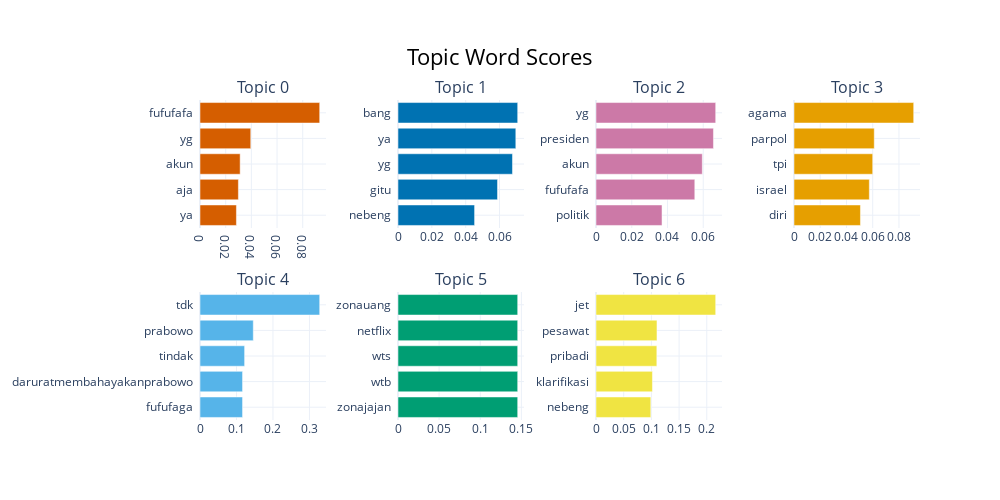

Notebook cell for this chart:
### Code cell
# Step 8: Visualisasi Distribusi Topik dalam Dokumen
topic_model.visualize_barchart()

### Figure 1 — Plotly figure (JSON) as saved in the notebook; plotly's stock layout.template omitted (floating-point values rounded to 4 significant figures)
{"data": [{"marker": {"color": "#D55E00"}, "orientation": "h", "type": "bar", "x": [0.02836, 0.0299, 0.03126, 0.03953, 0.0932], "xaxis": "x", "y": ["ya  ", "aja  ", "akun  ", "yg  ", "fufufafa  "], "yaxis": "y"}, {"marker": {"color": "#0072B2"}, "orientation": "h", "type": "bar", "x": [0.04526, 0.05881, 0.06765, 0.06963, 0.07074], "xaxis": "x2", "y": ["nebeng  ", "gitu  ", "yg  ", "ya  ", "bang  "], "yaxis": "y2"}, {"marker": {"color": "#CC79A7"}, "orientation": "h", "type": "bar", "x": [0.03694, 0.05528, 0.05947, 0.06571, 0.06697], "xaxis": "x3", "y": ["politik  ", "fufufafa  ", "akun  ", "presiden  ", "yg  "], "yaxis": "y3"}, {"marker": {"color": "#E69F00"}, "orientation": "h", "type": "bar", "x": [0.05065, 0.05741, 0.05999, 0.06118, 0.09124], "xaxis": "x4", "y": ["diri  ", "israel  ", "tpi  ", "parpol  ", "agama  "], "yaxis": "y4"}, {"marker": {"color": "#56B4E9"}, "orientation": "h", "type": "bar", "x": [0.1166, 0.1166, 0.1223, 0.1461, 0.3281], "xaxis": "x5", "y": ["fufufaga  ", "daruratmembahayakanprabowo  ", "tindak  ", "prabowo  ", "tdk  "], "yaxis": "y5"}, {"marker": {"color": "#009E73"}, "orientation": "h", "type": "bar", "x": [0.1455, 0.1455, 0.1455, 0.1455, 0.1455], "xaxis": "x6", "y": ["zonajajan  ", "wtb  ", "wts  ", "netflix  ", "zonauang  "], "yaxis": "y6"}, {"marker": {"color": "#F0E442"}, "orientation": "h", "type": "bar", "x": [0.09896, 0.1019, 0.1098, 0.1101, 0.2161], "xaxis": "x7", "y": ["nebeng  ", "klarifikasi  ", "pribadi  ", "pesawat  ", "jet  "], "yaxis": "y7"}], "layout": {"annotations": [{"font": {"size": 16}, "showarrow": false, "text": "Topic 0", "x": 0.0875, "xanchor": "center", "xref": "paper", "y": 1, "yanchor": "bottom", "yref": "paper"}, {"font": {"size": 16}, "showarrow": false, "text": "Topic 1", "x": 0.3625, "xanchor": "center", "xref": "paper", "y": 1, "yanchor": "bottom", "yref": "paper"}, {"font": {"size": 16}, "showarrow": false, "text": "Topic 2", "x": 0.6375, "xanchor": "center", "xref": "paper", "y": 1, "yanchor": "bottom", "yref": "paper"}, {"font": {"size": 16}, "showarrow": false, "text": "Topic 3", "x": 0.9125, "xanchor": "center", "xref": "paper", "y": 1, "yanchor": "bottom", "yref": "paper"}, {"font": {"size": 16}, "showarrow": false, "text": "Topic 4", "x": 0.0875, "xanchor": "center", "xref": "paper", "y": 0.4, "yanchor": "bottom", "yref": "paper"}, {"font": {"size": 16}, "showarrow": false, "text": "Topic 5", "x": 0.3625, "xanchor": "center", "xref": "paper", "y": 0.4, "yanchor": "bottom", "yref": "paper"}, {"font": {"size": 16}, "showarrow": false, "text": "Topic 6", "x": 0.6375, "xanchor": "center", "xref": "paper", "y": 0.4, "yanchor": "bottom", "yref": "paper"}], "height": 500, "hoverlabel": {"bgcolor": "white", "font": {"family": "Rockwell", "size": 16}}, "showlegend": false, "title": {"font": {"color": "Black", "size": 22}, "text": "Topic Word Scores", "x": 0.5, "xanchor": "center", "yanchor": "top"}, "width": 1000, "xaxis": {"anchor": "y", "domain": [0, 0.175], "showgrid": true}, "xaxis2": {"anchor": "y2", "domain": [0.275, 0.45], "showgrid": true}, "xaxis3": {"anchor": "y3", "domain": [0.55, 0.725], "showgrid": true}, "xaxis4": {"anchor": "y4", "domain": [0.825, 1], "showgrid": true}, "xaxis5": {"anchor": "y5", "domain": [0, 0.175], "showgrid": true}, "xaxis6": {"anchor": "y6", "domain": [0.275, 0.45], "showgrid": true}, "xaxis7": {"anchor": "y7", "domain": [0.55, 0.725], "showgrid": true}, "xaxis8": {"anchor": "y8", "domain": [0.825, 1], "showgrid": true}, "yaxis": {"anchor": "x", "domain": [0.6, 1], "showgrid": true}, "yaxis2": {"anchor": "x2", "domain": [0.6, 1], "showgrid": true}, "yaxis3": {"anchor": "x3", "domain": [0.6, 1], "showgrid": true}, "yaxis4": {"anchor": "x4", "domain": [0.6, 1], "showgrid": true}, "yaxis5": {"anchor": "x5", "domain": [0, 0.4], "showgrid": true}, "yaxis6": {"anchor": "x6", "domain": [0, 0.4], "showgrid": true}, "yaxis7": {"anchor": "x7", "domain": [0, 0.4], "showgrid": true}, "yaxis8": {"anchor": "x8", "domain": [0, 0.4], "showgrid": true}}}
